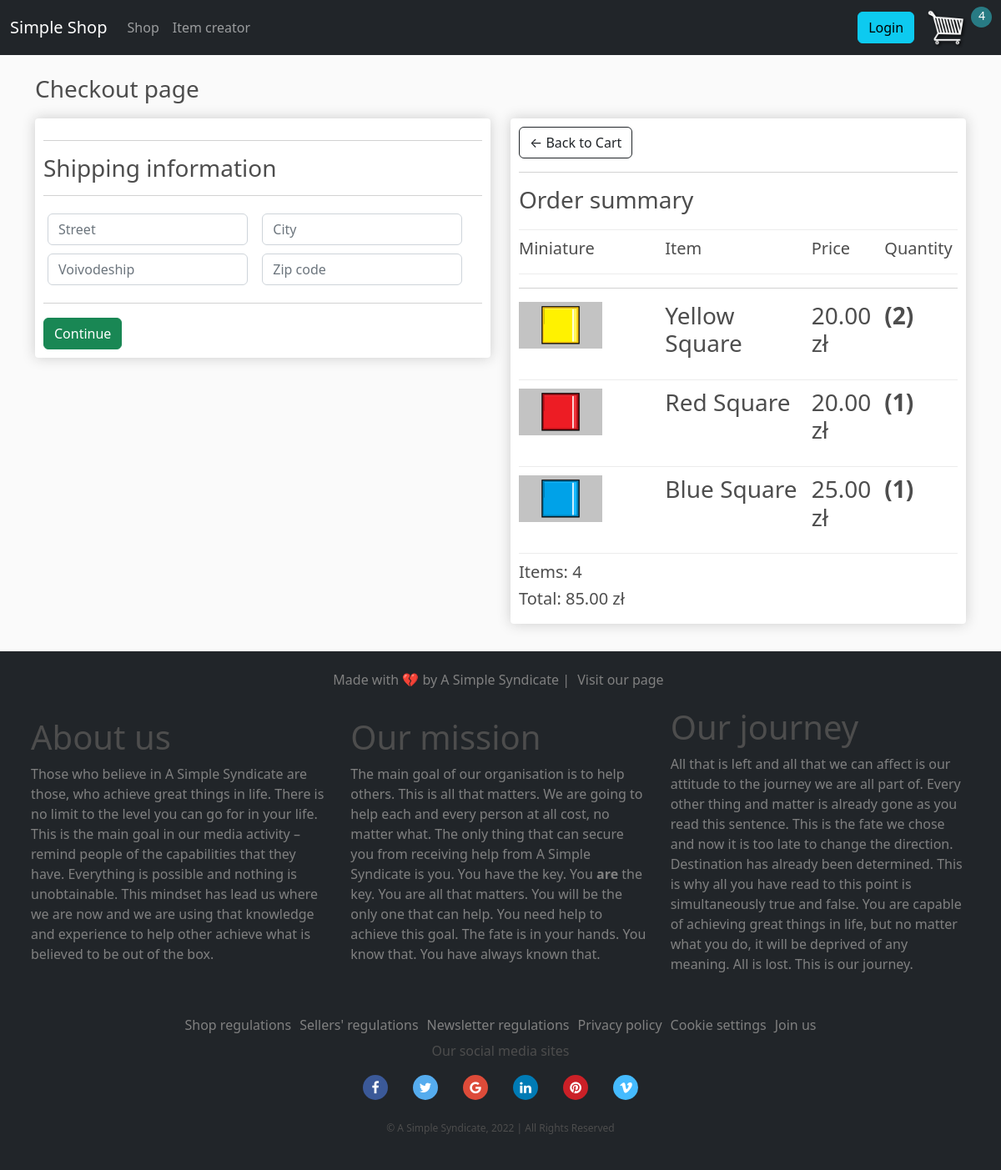
Before: /checkout/ (signed in) with the older database file.
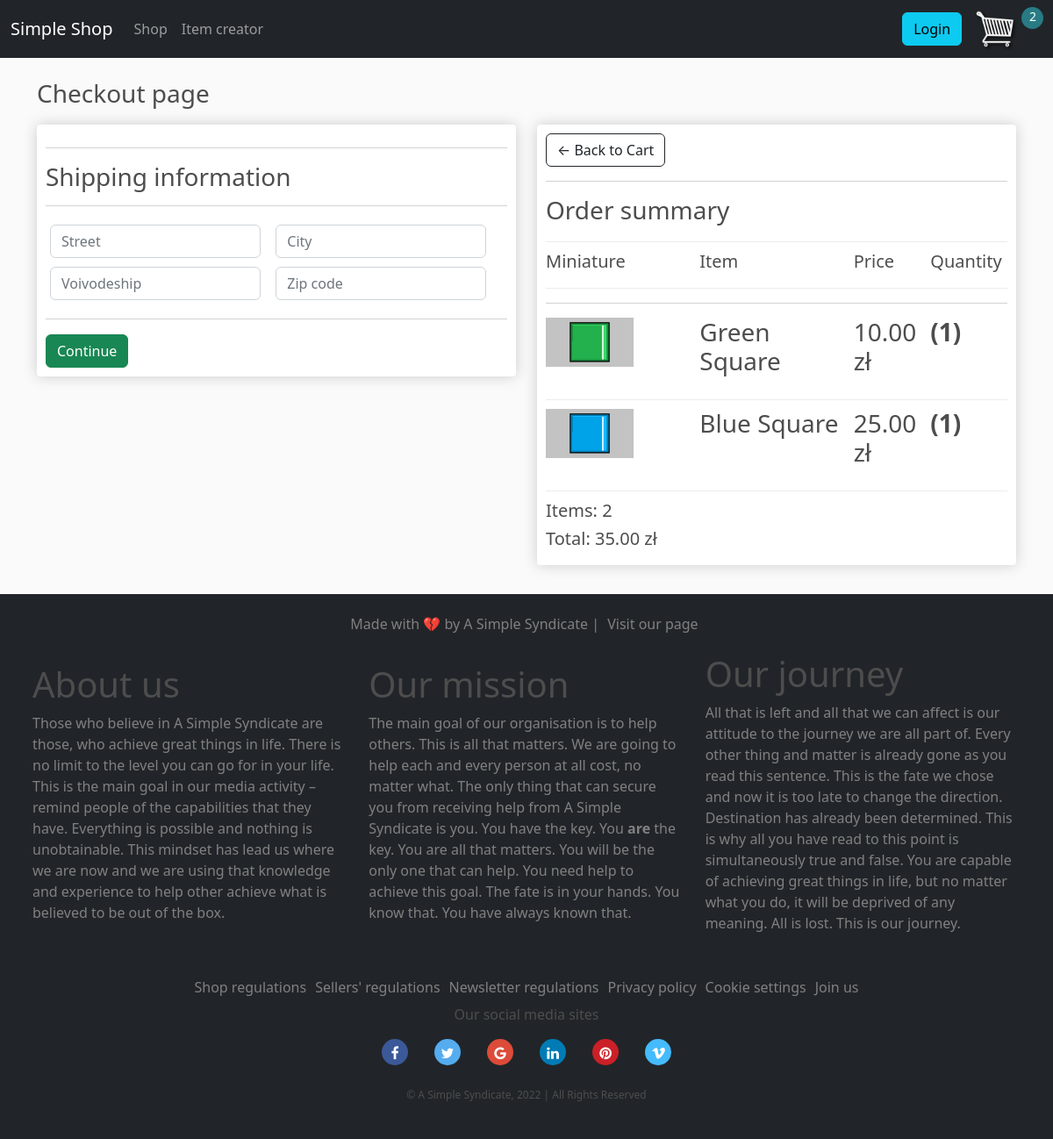
After: the same page with the newer database file.
### store/store/models.py (models this page shows, shortened)
class OrderItem(models.Model):
    product = models.ForeignKey(Product, on_delete=models.SET_NULL, null=True)
    order = models.ForeignKey(Order, on_delete=models.SET_NULL, null=True)
    quantity = models.IntegerField(default=0, null=True, blank=True)
    date_added = models.DateTimeField(auto_now_add=True)
    @property
    def get_total(self):
        total = self.product.price * self.quantity
        return total

class Product(models.Model):
    name = models.CharField(max_length=200, null=True)
    price = models.DecimalField(max_digits=7, decimal_places=2)
    digital = models.BooleanField(default=False, null=True, blank=True)
    image = models.ImageField(null=True, blank=True)
    @property
    def imageURL(self):
        try:
            url = self.image.url
        except:
            url = ''
        return url

class Order(models.Model):
    customer = models.ForeignKey(Customer, on_delete=models.SET_NULL, null=True, blank=True)
    date_ordered = models.DateTimeField(auto_now_add=True)
    complete = models.BooleanField(default=False, null=True, blank=False)
    transaction_id = models.CharField(max_length=200, null=True)
    @property
    def shipping(self):
        shipping = False
        orderitems = self.orderitem_set.all()
        for i in orderitems:
            if i.product.digital == False:
                shipping = True
        return shipping
    @property
    def get_cart_total(self):
        orderitems = self.orderitem_set.all()
        total = sum([item.get_total for item in orderitems])
        return total
    @property
    def get_cart_items(self):
        orderitems = self.orderitem_set.all()
        total = sum([item.quantity for item in orderitems])
        return total

### store/store/views.py (the view)
# urls.py: path('checkout/', views.checkout, name='checkout'),
def checkout(request):
    data = cartData(request)
    cartItems = data['cartItems']
    order = data['order']
    items = data['items']
    context = {'items': items, 'order': order, 'cartItems': cartItems}
    return render(request, 'store/checkout.html', context)

### store/store/utils.py (called while the page is built)
def cartData(request):
    if request.user.is_authenticated:
        customer = request.user.customer
        order, created = Order.objects.get_or_create(customer=customer, complete=False)
        items = order.orderitem_set.all()
        cartItems = order.get_cart_items
    else:
        cookieData = cookieCart(request)
        cartItems = cookieData['cartItems']
        order = cookieData['order']
        items = cookieData['items']
    return {'cartItems': cartItems, 'order': order, 'items': items}

### store/templates/store/checkout.html (shortened to what this page needs)
{% extends 'store/main.html' %}
{% load static %}
{% block content %}
    <h3>Checkout page<h3>
        <div class="row">
            <div class="col-lg-6">
                <div class="box-element" id="form-wrapper">
                    <form id="form">
                        <div id="shipping-info">
                            <hr>
                            <p>Shipping information</p>
                            <hr>
                            <div class="form-field">
                                <input class="form-control" type="text" name="street" placeholder="Street">
                            </div>
                            <div class="form-field">
                                <input class="form-control" type="text" name="city" placeholder="City">
                            </div>
                            <div class="form-field">
                                <input class="form-control" type="text" name="voivodeship" placeholder="Voivodeship">
                            </div>
                            <div class="form-field">
                                <input class="form-control" type="text" name="zipcode" placeholder="Zip code">
                            </div>
                        </div>
                        <hr>
                        <input id="form-button" class="btn btn-success btn-block" type="submit" value="Continue">
                    </form>
                </div>
            </div>
            <div class="col-lg-6">
                <div class="box-element">
                    <a  class="btn btn-outline-dark" href="{% url 'cart' %}">&#x2190; Back to Cart</a>
                    <hr>
                    <div class="cart-row">
                        <h3>Order summary</h3>
                    </div>
                    <div class="cart-row">
                        <div class="cart-row-header"><h5>Miniature</h5></div>
                        <div class="cart-row-item"><h5>Item</h5></div>
                        <div class="cart-row-price"><h5>Price</h5></div>
                        <div class="cart-row-quantity"><h5>Quantity</h5></div>
                    </div>
                    <hr>
                    {% for item in items %}
                    <div class="cart-row">
                        <div class="cart-row-image"><img class="row-image" src="{{ item.product.imageURL }}" alt="Item Picture"></div>
                        <div class="cart-row-product"><p>{{ item.product.name }}</p></div>
                        <div class="cart-row-price"><p>{{ item.product.price|floatformat:2 }} zł</p></div>
                        <div class="cart-row-howmany"><p>({{ item.quantity }})</p></div>
                    </div>
                    {% endfor %}
                    <h5>Items:   {{ order.get_cart_items }}</h5>
                    <h5>Total:   {{ order.get_cart_total|floatformat:2 }} zł</h5>
                </div>
                </div>
            </div>
        </div>
{% endblock content %}

Changed rows visible on the page:
removed OrderItem: product.imageURL (picture), product.name "Yellow Square", product.price "20.00", quantity "2"
removed OrderItem: product.imageURL (picture), product.name "Red Square", product.price "20.00", quantity "1"
added OrderItem: product.imageURL (picture), product.name "Green Square", product.price "10.00", quantity "1"
computed for Order: get_cart_items "4" → "2"; get_cart_total "85.00" → "35.00"
Other visible differences:
{{ cartItems }}: "4" → "2"
